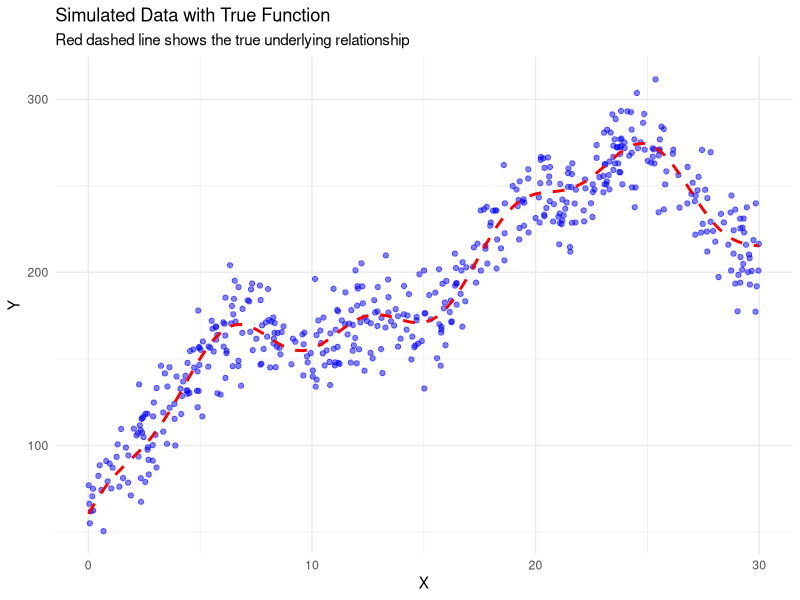
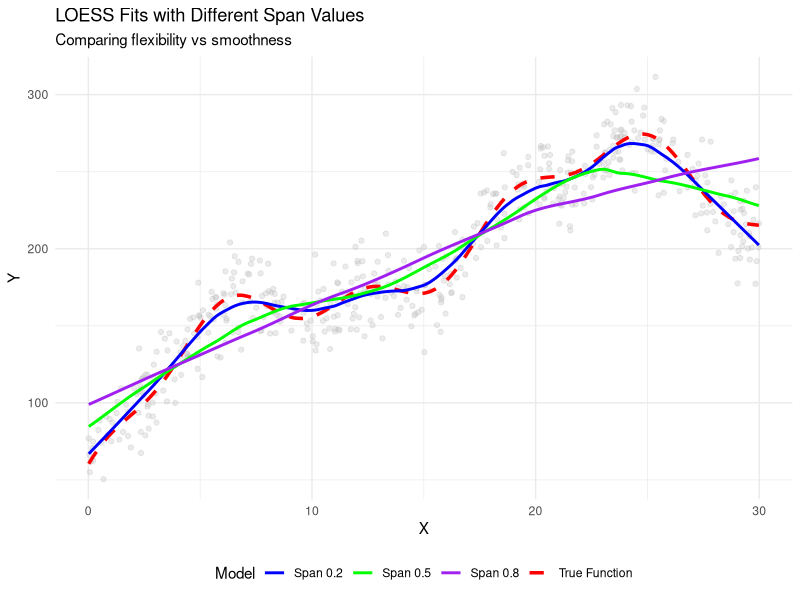
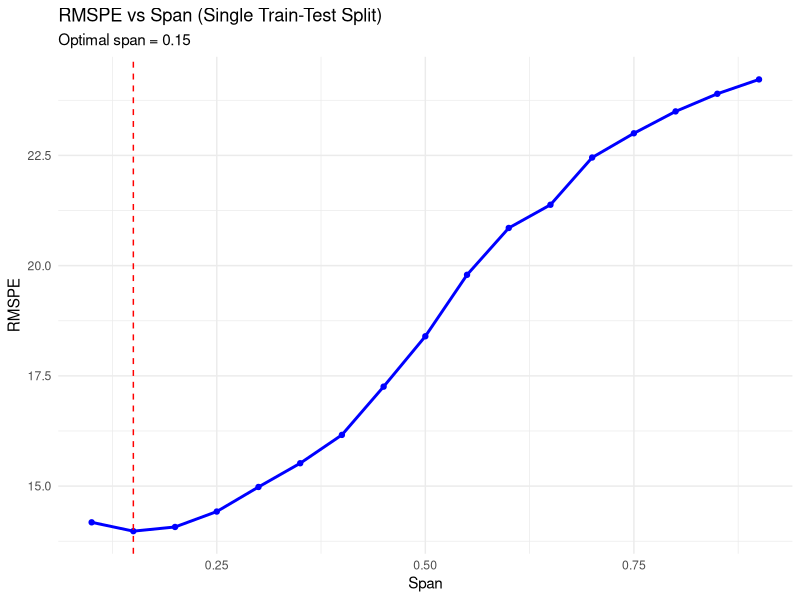

The R source for these figures, in order:
## ---- chunk 1
# Load required libraries
library(tidyverse)
library(knitr)
library(kableExtra)
## ---- chunk 2
# Generate simulated data
set.seed(5560)
n <- 500
x <- sort(runif(n, min = 0, max = 30))
f_true <- 50 + 15*x - 0.3*x^2 + 30*sin(x/3) + 10*cos(x)
y <- f_true + rnorm(n, mean = 0, sd = 15)
data <- data.frame(y = y, x = x, f_true = f_true)
## ---- chunk 3
# YOUR CODE HERE: Create scatter plot with true function
ggplot(data, aes(x = x, y = y)) +
  geom_point(alpha = 0.5, color = "blue") +
  geom_line(aes(y = f_true), color = "red", linetype = "dashed", linewidth = 1) +
  labs(title = "Simulated Data with True Function",
       subtitle = "Red dashed line shows the true underlying relationship",
       x = "X", y = "Y") +
  theme_minimal()


## ---- chunk 4
# YOUR CODE HERE: Fit LOESS with span = 0.2, 0.5, 0.8 and plot
# Fit LOESS with different spans
fit_02 <- loess(y ~ x, data = data, span = 0.2, degree = 1)
fit_05 <- loess(y ~ x, data = data, span = 0.5, degree = 1)
fit_08 <- loess(y ~ x, data = data, span = 0.8, degree = 1)

# Add predictions to data
data_plot <- data %>%
  mutate(pred_02 = predict(fit_02),
         pred_05 = predict(fit_05),
         pred_08 = predict(fit_08))

# Plot all fits
ggplot(data_plot, aes(x = x)) +
  geom_point(aes(y = y), alpha = 0.3, color = "gray") +
  geom_line(aes(y = f_true, color = "True Function"), linetype = "dashed", linewidth = 1.2) +
  geom_line(aes(y = pred_02, color = "Span 0.2"), linewidth = 1) +
  geom_line(aes(y = pred_05, color = "Span 0.5"), linewidth = 1) +
  geom_line(aes(y = pred_08, color = "Span 0.8"), linewidth = 1) +
  scale_color_manual(values = c("True Function" = "red", 
                                 "Span 0.2" = "blue", 
                                 "Span 0.5" = "green", 
                                 "Span 0.8" = "purple")) +
  labs(title = "LOESS Fits with Different Span Values",
       subtitle = "Comparing flexibility vs smoothness",
       x = "X", y = "Y", color = "Model") +
  theme_minimal() +
  theme(legend.position = "bottom")

## ---- chunk 5
# Create hyperparameter grid
grid_span <- seq(from = 0.1, to = 0.9, by = 0.05)

# YOUR CODE HERE: Implement single train-test split grid search
# 1. Set seed to 100
# 2. Split data 80/20
# 3. For each span, fit LOESS and calculate RMSPE
# 4. Find optimal span

# Set seed for reproducibility
set.seed(100)

# Split data 80/20
train_idx <- sample(1:nrow(data), size = 0.8 * nrow(data))
train_data <- data[train_idx, ]
test_data <- data[-train_idx, ]

# Create results storage
results <- data.frame(span = grid_span, rmspe = NA)

# Grid search - try each span value
for(i in 1:length(grid_span)) {
  # Fit model on training data
  fit <- loess(y ~ x, data = train_data, span = grid_span[i], degree = 1)
  
  # Predict on test data
  pred <- predict(fit, newdata = test_data)
  
  # Calculate RMSPE (Root Mean Squared Prediction Error)
  results$rmspe[i] <- sqrt(mean((test_data$y - pred)^2))
}

# Find optimal span
optimal_span <- results$span[which.min(results$rmspe)]
optimal_rmspe <- min(results$rmspe)

# Display results
cat("Optimal span:", optimal_span, "\n")
cat("Test RMSPE:", round(optimal_rmspe, 2), "\n")

# Plot RMSPE vs span
ggplot(results, aes(x = span, y = rmspe)) +
  geom_line(color = "blue", linewidth = 1) +
  geom_point(color = "blue") +
  geom_vline(xintercept = optimal_span, linetype = "dashed", color = "red") +
  labs(title = "RMSPE vs Span (Single Train-Test Split)",
       subtitle = paste("Optimal span =", optimal_span),
       x = "Span", y = "RMSPE") +
  theme_minimal()
## ---- chunk 6
# YOUR CODE HERE: Run grid search with seeds 200, 300, 400
# Store the optimal span and RMSPE for each
# Test with different seeds

# Test with different seeds
seeds <- c(200, 300, 400)
seed_results <- data.frame(seed = seeds, optimal_span = NA, rmspe = NA)

for(s in 1:length(seeds)) {
  set.seed(seeds[s])
  
  # Split data
  train_idx <- sample(1:nrow(data), size = 0.8 * nrow(data))
  train_data <- data[train_idx, ]
  test_data <- data[-train_idx, ]
  
  # Grid search
  results_temp <- data.frame(span = grid_span, rmspe = NA)
  
  for(i in 1:length(grid_span)) {
    # Fit model
    fit <- loess(y ~ x, data = train_data, span = grid_span[i], degree = 1)
    
    # Predict (with error handling)
    pred <- predict(fit, newdata = test_data)
    
    # Only calculate RMSPE if no NA values
    if(!any(is.na(pred))) {
      results_temp$rmspe[i] <- sqrt(mean((test_data$y - pred)^2))
    }
  }
  
  # Find best span (excluding NAs)
  valid_results <- results_temp[!is.na(results_temp$rmspe), ]
  
  if(nrow(valid_results) > 0) {
    best_idx <- which.min(valid_results$rmspe)
    seed_results$optimal_span[s] <- valid_results$span[best_idx]
    seed_results$rmspe[s] <- valid_results$rmspe[best_idx]
  }
}

# Display results
print(seed_results)
cat("\nSpan range:", min(seed_results$optimal_span, na.rm=TRUE), "to", 
    max(seed_results$optimal_span, na.rm=TRUE), "\n")
cat("RMSPE range:", round(min(seed_results$rmspe, na.rm=TRUE), 2), "to", 
    round(max(seed_results$rmspe, na.rm=TRUE), 2), "\n")


## ---- chunk 7
# YOUR CODE HERE: Implement nested 10-fold CV
# Nested Cross-Validation
set.seed(5560)
n_outer <- 10
k_folds <- 10

# Storage for results
outer_results <- data.frame(
  iteration = 1:n_outer, 
  selected_span = NA, 
  test_rmspe = NA
)

# Outer loop: 10 iterations with different train/test splits
for(outer_iter in 1:n_outer) {
  
  # Create outer split (80/20)
  test_idx <- sample(1:nrow(data), size = 0.2 * nrow(data))
  modata <- data[-test_idx, ]  # Model data (80%)
  test_data <- data[test_idx, ]  # Test data (20%)
  
  # For each span, calculate average RMSPE across k folds
  grid_rmspe <- rep(NA, length(grid_span))
  
  # OUTER LOOP: Try each span value
  for(g in 1:length(grid_span)) {
    
    # INNER LOOP: K-fold CV for this span
    fold_rmspe <- rep(NA, k_folds)
    fold_idx <- sample(rep(1:k_folds, length.out = nrow(modata)))
    
    for(fold in 1:k_folds) {
      # Split modata into train and validation
      val_data <- modata[fold_idx == fold, ]
      train_data <- modata[fold_idx != fold, ]
      
      # Fit model
      fit <- loess(y ~ x, data = train_data, span = grid_span[g], degree = 1)
      
      # Predict on validation fold
      pred <- predict(fit, newdata = val_data)
      
      # Calculate RMSPE for this fold
      if(!any(is.na(pred))) {
        fold_rmspe[fold] <- sqrt(mean((val_data$y - pred)^2))
      }
    }
    
    # Average RMSPE across all folds for THIS span
    grid_rmspe[g] <- mean(fold_rmspe, na.rm = TRUE)
  }
  
  # Select span with lowest average RMSPE
  best_span <- grid_span[which.min(grid_rmspe)]
  
  # Refit on all modata and test on held-out test set
  final_fit <- loess(y ~ x, data = modata, span = best_span, degree = 1)
  final_pred <- predict(final_fit, newdata = test_data)
  
  # Store results
  outer_results$selected_span[outer_iter] <- best_span
  if(!any(is.na(final_pred))) {
    outer_results$test_rmspe[outer_iter] <- sqrt(mean((test_data$y - final_pred)^2))
  }
  
  cat("Iteration", outer_iter, "complete - Selected span:", best_span, "\n")
}

# Summary statistics
cat("\n=== RESULTS ===\n")
print(outer_results)
cat("\nMean Test RMSPE:", round(mean(outer_results$test_rmspe, na.rm = TRUE), 2), "\n")
cat("SD Test RMSPE:", round(sd(outer_results$test_rmspe, na.rm = TRUE), 2), "\n")
cat("Most common span:", names(sort(table(outer_results$selected_span), decreasing = TRUE))[1], "\n")

## ---- chunk 8
# Create grid with both span and degree
grid_both <- expand.grid(
  span = seq(from = 0.1, to = 0.9, by = 0.1),
  degree = c(1, 2)
)

# YOUR CODE HERE: Implement nested CV tuning both span and degree
# Nested CV tuning both span and degree
set.seed(5560)

outer_results_both <- data.frame(
  iteration = 1:n_outer,
  selected_span = NA,
  selected_degree = NA,
  test_rmspe = NA
)

for(outer_iter in 1:n_outer) {
  
  # Outer split
  test_idx <- sample(1:nrow(data), size = 0.2 * nrow(data))
  modata <- data[-test_idx, ]
  test_data <- data[test_idx, ]
  
  # For each hyperparameter combo, calculate average RMSPE
  grid_rmspe <- rep(NA, nrow(grid_both))
  
  for(g in 1:nrow(grid_both)) {
    
    # K-fold CV for this combo
    fold_rmspe <- rep(NA, k_folds)
    fold_idx <- sample(rep(1:k_folds, length.out = nrow(modata)))
    
    for(fold in 1:k_folds) {
      val_data <- modata[fold_idx == fold, ]
      train_data <- modata[fold_idx != fold, ]
      
      fit <- loess(y ~ x, data = train_data, 
                   span = grid_both$span[g], 
                   degree = grid_both$degree[g])
      pred <- predict(fit, newdata = val_data)
      
      if(!any(is.na(pred))) {
        fold_rmspe[fold] <- sqrt(mean((val_data$y - pred)^2))
      }
    }
    
    grid_rmspe[g] <- mean(fold_rmspe, na.rm = TRUE)
  }
  
  # Select best combo
  best_idx <- which.min(grid_rmspe)
  best_span <- grid_both$span[best_idx]
  best_degree <- grid_both$degree[best_idx]
  
  # Test on held-out set
  final_fit <- loess(y ~ x, data = modata, span = best_span, degree = best_degree)
  final_pred <- predict(final_fit, newdata = test_data)
  
  outer_results_both$selected_span[outer_iter] <- best_span
  outer_results_both$selected_degree[outer_iter] <- best_degree
  if(!any(is.na(final_pred))) {
    outer_results_both$test_rmspe[outer_iter] <- sqrt(mean((test_data$y - final_pred)^2))
  }
  
  cat("Iteration", outer_iter, "- Span:", best_span, "Degree:", best_degree, "\n")
}

cat("\n=== RESULTS (SPAN + DEGREE) ===\n")
print(outer_results_both)
cat("\nMean Test RMSPE:", round(mean(outer_results_both$test_rmspe, na.rm = TRUE), 2), "\n")
cat("SD Test RMSPE:", round(sd(outer_results_both$test_rmspe, na.rm = TRUE), 2), "\n")

## ---- chunk 9
# YOUR CODE HERE: Implement bootstrap CV
# Bootstrap Cross-Validation
set.seed(5560)
n_outer_boot <- 8  # 8 outer iterations
B <- 25  # 25 bootstrap iterations per hyperparameter

# Storage for results
outer_results_boot <- data.frame(
  iteration = 1:n_outer_boot,
  selected_span = NA,
  selected_degree = NA,
  test_rmspe = NA
)

# Outer loop: 8 iterations
for(outer_iter in 1:n_outer_boot) {
  
  # Outer split (80/20)
  test_idx <- sample(1:nrow(data), size = 0.2 * nrow(data))
  modata <- data[-test_idx, ]
  test_data <- data[test_idx, ]
  
  # For each hyperparameter combo, calculate average bootstrap RMSPE
  grid_rmspe_boot <- rep(NA, nrow(grid_both))
  
  # OUTER: Try each hyperparameter combination
  for(g in 1:nrow(grid_both)) {
    
    boot_rmspe <- rep(NA, B)
    
    # INNER: Bootstrap iterations for this hyperparameter
    for(b in 1:B) {
      
      # Bootstrap sample (sample WITH replacement)
      boot_idx <- sample(1:nrow(modata), size = nrow(modata), replace = TRUE)
      train_boot <- modata[boot_idx, ]
      
      # Out-of-bag (OOB) observations = validation set
      oob_idx <- setdiff(1:nrow(modata), unique(boot_idx))
      
      if(length(oob_idx) > 0) {
        val_boot <- modata[oob_idx, ]
        
        # Fit model on bootstrap sample
        fit_boot <- loess(y ~ x, data = train_boot,
                          span = grid_both$span[g],
                          degree = grid_both$degree[g])
        
        # Predict on OOB
        pred_boot <- predict(fit_boot, newdata = val_boot)
        
        # Calculate RMSPE
        if(!any(is.na(pred_boot))) {
          boot_rmspe[b] <- sqrt(mean((val_boot$y - pred_boot)^2))
        }
      }
    }
    
    # Average RMSPE across all B bootstrap iterations
    grid_rmspe_boot[g] <- mean(boot_rmspe, na.rm = TRUE)
  }
  
  # Select best hyperparameter combination
  best_idx <- which.min(grid_rmspe_boot)
  best_span <- grid_both$span[best_idx]
  best_degree <- grid_both$degree[best_idx]
  
  # Test on held-out test set
  final_fit <- loess(y ~ x, data = modata, span = best_span, degree = best_degree)
  final_pred <- predict(final_fit, newdata = test_data)
  
  # Store results
  outer_results_boot$selected_span[outer_iter] <- best_span
  outer_results_boot$selected_degree[outer_iter] <- best_degree
  if(!any(is.na(final_pred))) {
    outer_results_boot$test_rmspe[outer_iter] <- sqrt(mean((test_data$y - final_pred)^2))
  }
  
  cat("Iteration", outer_iter, "- Span:", best_span, "Degree:", best_degree, "\n")
}

cat("\n=== BOOTSTRAP CV RESULTS ===\n")
print(outer_results_boot)
cat("\nMean Test RMSPE:", round(mean(outer_results_boot$test_rmspe, na.rm = TRUE), 2), "\n")
cat("SD Test RMSPE:", round(sd(outer_results_boot$test_rmspe, na.rm = TRUE), 2), "\n")

## ---- chunk 10
# YOUR CODE HERE: Evaluate benchmark models using same 10 outer iterations
# For each model, calculate mean and SD of test RMSPE
